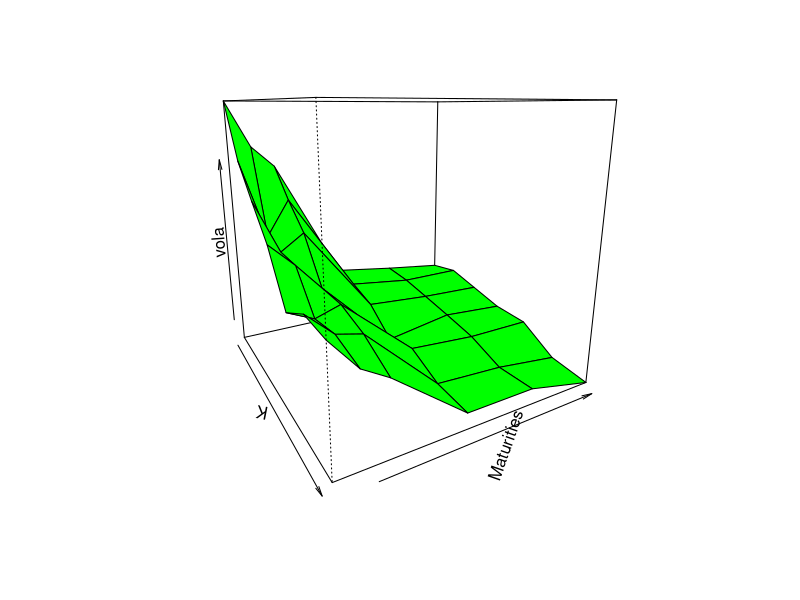

Recreate this plot in R.
#!/usr/bin/Rscript
# Task 1
#-------------------------------------------------------------------------------
# Initial data
#-------------------------------------------------------------------------------
S0=1; r=0.05; sigma=0.2; T=2; K=0.8;
#-------------------------------------------------------------------------------
Call <- function(S0,r, sigma, T, K){
  d1=(log(S0/K)+T*(r+(sigma^2)/2))/(sigma*sqrt(T))
  d2=d1-sigma*sqrt(T)
  C=S0*pnorm(d1)-K*exp(-r*T)*pnorm(d2)
  return (C)
}

ImpliedVola <- function(S0, r, T, K, C){
  vola=uniroot(function(sigma) Call(S0, r, sigma, T, K) - C, c(0,5))
  return (vola$root)
}

C=Call(S0,r,sigma,T,K)
C
ImpliedVola(S0,r,T,K,C)
#-------------------------------------------------------------------------------
Data=read.csv("data/option_values.csv",header=F,sep=";")
Maturities=as.numeric(Data[1,]/12); Interests=as.numeric(Data[2,])

S0=2890.62; K=c(2700, 2800, 2900, 3000, 3100, 3200, 3300)
vola=matrix(rep(0,42), 7, 6)
for(i in 1:7)
  for(j in 1:6)
    vola[i, j] = ImpliedVola(S0, Interests[j], Maturities[j], K[i], Data[i+2,j])

persp(K,Maturities,vola,theta=60,col="green")